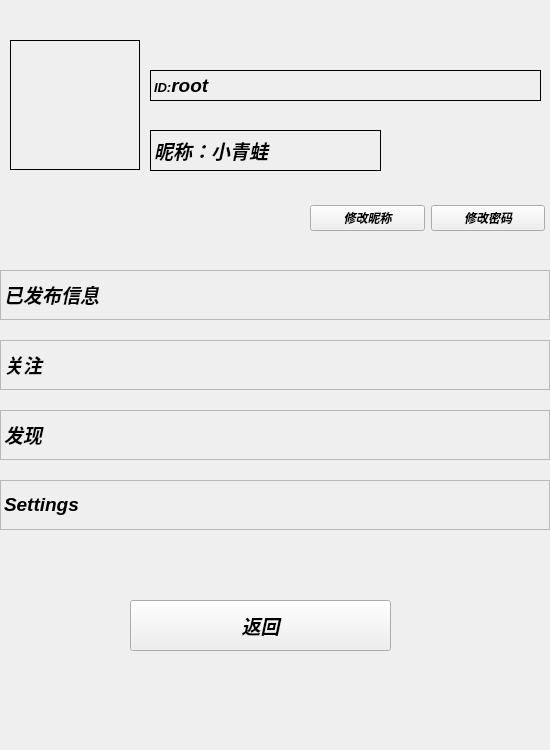
<?xml version="1.0" encoding="UTF-8"?>
<ui version="4.0">
 <class>Person_interface</class>
 <widget class="QWidget" name="Person_interface">
  <property name="geometry">
   <rect>
    <x>0</x>
    <y>0</y>
    <width>550</width>
    <height>750</height>
   </rect>
  </property>
  <property name="windowTitle">
   <string>Form</string>
  </property>
  <widget class="QLabel" name="header_label">
   <property name="geometry">
    <rect>
     <x>10</x>
     <y>40</y>
     <width>130</width>
     <height>130</height>
    </rect>
   </property>
   <property name="font">
    <font>
     <weight>75</weight>
     <italic>true</italic>
     <bold>true</bold>
    </font>
   </property>
   <property name="frameShape">
    <enum>QFrame::Box</enum>
   </property>
   <property name="text">
    <string/>
   </property>
   <property name="pixmap">
    <pixmap resource="picture.qrc">:/hall_picture/header.jpg</pixmap>
   </property>
   <property name="scaledContents">
    <bool>true</bool>
   </property>
  </widget>
  <widget class="QLabel" name="ID_label">
   <property name="geometry">
    <rect>
     <x>150</x>
     <y>70</y>
     <width>391</width>
     <height>31</height>
    </rect>
   </property>
   <property name="font">
    <font>
     <weight>75</weight>
     <italic>true</italic>
     <bold>true</bold>
    </font>
   </property>
   <property name="frameShape">
    <enum>QFrame::Box</enum>
   </property>
   <property name="text">
    <string>&lt;html&gt;&lt;head/&gt;&lt;body&gt;&lt;p&gt;&lt;span style=&quot; font-size:10pt;&quot;&gt;ID:&lt;/span&gt;&lt;span style=&quot; font-size:14pt;&quot;&gt;root&lt;/span&gt;&lt;/p&gt;&lt;/body&gt;&lt;/html&gt;</string>
   </property>
   <property name="scaledContents">
    <bool>true</bool>
   </property>
  </widget>
  <widget class="QLabel" name="label">
   <property name="geometry">
    <rect>
     <x>0</x>
     <y>480</y>
     <width>550</width>
     <height>50</height>
    </rect>
   </property>
   <property name="font">
    <font>
     <weight>75</weight>
     <italic>true</italic>
     <bold>true</bold>
    </font>
   </property>
   <property name="frameShape">
    <enum>QFrame::StyledPanel</enum>
   </property>
   <property name="text">
    <string>&lt;html&gt;&lt;head/&gt;&lt;body&gt;&lt;p&gt;&lt;span style=&quot; font-size:14pt;&quot;&gt;Settings&lt;/span&gt;&lt;/p&gt;&lt;/body&gt;&lt;/html&gt;</string>
   </property>
   <property name="scaledContents">
    <bool>true</bool>
   </property>
  </widget>
  <widget class="QLabel" name="label_2">
   <property name="geometry">
    <rect>
     <x>0</x>
     <y>270</y>
     <width>550</width>
     <height>50</height>
    </rect>
   </property>
   <property name="font">
    <font>
     <weight>75</weight>
     <italic>true</italic>
     <bold>true</bold>
    </font>
   </property>
   <property name="frameShape">
    <enum>QFrame::StyledPanel</enum>
   </property>
   <property name="text">
    <string>&lt;html&gt;&lt;head/&gt;&lt;body&gt;&lt;p&gt;&lt;span style=&quot; font-size:14pt;&quot;&gt;已发布信息&lt;/span&gt;&lt;/p&gt;&lt;/body&gt;&lt;/html&gt;</string>
   </property>
   <property name="scaledContents">
    <bool>true</bool>
   </property>
  </widget>
  <widget class="QLabel" name="label_3">
   <property name="geometry">
    <rect>
     <x>0</x>
     <y>340</y>
     <width>550</width>
     <height>50</height>
    </rect>
   </property>
   <property name="font">
    <font>
     <weight>75</weight>
     <italic>true</italic>
     <bold>true</bold>
    </font>
   </property>
   <property name="frameShape">
    <enum>QFrame::StyledPanel</enum>
   </property>
   <property name="text">
    <string>&lt;html&gt;&lt;head/&gt;&lt;body&gt;&lt;p&gt;&lt;span style=&quot; font-size:14pt;&quot;&gt;关注&lt;/span&gt;&lt;/p&gt;&lt;/body&gt;&lt;/html&gt;</string>
   </property>
   <property name="scaledContents">
    <bool>true</bool>
   </property>
  </widget>
  <widget class="QLabel" name="label_4">
   <property name="geometry">
    <rect>
     <x>0</x>
     <y>410</y>
     <width>550</width>
     <height>50</height>
    </rect>
   </property>
   <property name="font">
    <font>
     <weight>75</weight>
     <italic>true</italic>
     <bold>true</bold>
    </font>
   </property>
   <property name="frameShape">
    <enum>QFrame::StyledPanel</enum>
   </property>
   <property name="text">
    <string>&lt;html&gt;&lt;head/&gt;&lt;body&gt;&lt;p&gt;&lt;span style=&quot; font-size:14pt;&quot;&gt;发现&lt;/span&gt;&lt;/p&gt;&lt;/body&gt;&lt;/html&gt;</string>
   </property>
   <property name="scaledContents">
    <bool>true</bool>
   </property>
  </widget>
  <widget class="QPushButton" name="pushButton_back">
   <property name="geometry">
    <rect>
     <x>130</x>
     <y>600</y>
     <width>261</width>
     <height>51</height>
    </rect>
   </property>
   <property name="font">
    <font>
     <pointsize>14</pointsize>
     <weight>75</weight>
     <italic>true</italic>
     <bold>true</bold>
    </font>
   </property>
   <property name="text">
    <string>返回</string>
   </property>
  </widget>
  <widget class="QLabel" name="ID_label_2">
   <property name="geometry">
    <rect>
     <x>150</x>
     <y>130</y>
     <width>231</width>
     <height>41</height>
    </rect>
   </property>
   <property name="font">
    <font>
     <weight>75</weight>
     <italic>true</italic>
     <bold>true</bold>
    </font>
   </property>
   <property name="frameShape">
    <enum>QFrame::Box</enum>
   </property>
   <property name="text">
    <string>&lt;html&gt;&lt;head/&gt;&lt;body&gt;&lt;p&gt;&lt;span style=&quot; font-size:14pt;&quot;&gt;昵称：小青蛙&lt;/span&gt;&lt;/p&gt;&lt;/body&gt;&lt;/html&gt;</string>
   </property>
   <property name="scaledContents">
    <bool>true</bool>
   </property>
  </widget>
  <widget class="QWidget" name="layoutWidget">
   <property name="geometry">
    <rect>
     <x>310</x>
     <y>200</y>
     <width>235</width>
     <height>36</height>
    </rect>
   </property>
   <property name="font">
    <font>
     <weight>75</weight>
     <italic>true</italic>
     <bold>true</bold>
    </font>
   </property>
   <layout class="QHBoxLayout" name="horizontalLayout">
    <item>
     <widget class="QPushButton" name="pushButton_2">
      <property name="font">
       <font>
        <weight>75</weight>
        <italic>true</italic>
        <bold>true</bold>
       </font>
      </property>
      <property name="text">
       <string>修改昵称</string>
      </property>
     </widget>
    </item>
    <item>
     <widget class="QPushButton" name="pushButton_3">
      <property name="font">
       <font>
        <weight>75</weight>
        <italic>true</italic>
        <bold>true</bold>
       </font>
      </property>
      <property name="text">
       <string>修改密码</string>
      </property>
     </widget>
    </item>
   </layout>
  </widget>
  <widget class="QLabel" name="label_bgd">
   <property name="geometry">
    <rect>
     <x>0</x>
     <y>0</y>
     <width>550</width>
     <height>750</height>
    </rect>
   </property>
   <property name="font">
    <font>
     <weight>75</weight>
     <italic>true</italic>
     <bold>true</bold>
    </font>
   </property>
   <property name="text">
    <string/>
   </property>
   <property name="pixmap">
    <pixmap resource="picture.qrc">:/bgd_picture/bgd01.jpg</pixmap>
   </property>
   <property name="scaledContents">
    <bool>true</bool>
   </property>
  </widget>
  <zorder>label_bgd</zorder>
  <zorder>layoutWidget</zorder>
  <zorder>header_label</zorder>
  <zorder>ID_label</zorder>
  <zorder>label</zorder>
  <zorder>label_2</zorder>
  <zorder>label_3</zorder>
  <zorder>label_4</zorder>
  <zorder>pushButton_back</zorder>
  <zorder>ID_label_2</zorder>
 </widget>
 <resources>
  <include location="picture.qrc"/>
 </resources>
 <connections/>
</ui>
